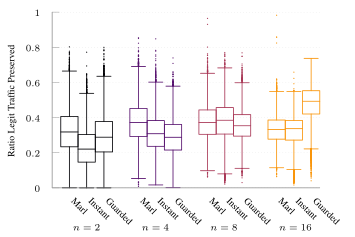

The gnuplot source for this figure:
set terminal tikz standalone color size 9cm,6cm font '\scriptsize' preamble '\usepackage{microtype} \usepackage{times} \usepackage[T1]{fontenc} \usepackage{siunitx}\sisetup{detect-all}' createstyle
set output "tnsm-tcp-box-separate.tex"

#load "parula.pal"
load "inferno.pal"

set style line 102 lc rgb '#a0a0a0' lt 1 lw 1
set style boxplot outliers pointtype 7
set style data boxplot
set border ls 102
set colorbox border 102
set key textcolor rgb "black"
set tics textcolor rgb "black"
set label textcolor rgb "black"

set border 3
set grid y
set xtics nomirror
set xtics rotate by -45
set ytics nomirror

set key autotitle columnhead
set datafile separator ","

#set xlabel "Iteration ($t \\cdot{} \\SI{50}{\\milli\\second}$)"
set ylabel "Ratio Legit Traffic Preserved"

set yrange [0.0:1.0]
set xrange [-1.0:14.5]
set xtics ("Marl" 0.0, \
	"Marl++" 1.0, \
	"SPF" 2.0, \
	"Marl" 4.0, \
	"Marl++" 5.0, \
	"SPF" 6.0, \
	"Marl" 8.0, \
	"Marl++" 9.0, \
	"SPF" 10.0, \
	"Marl" 12.0, \
	"Marl++" 13.0, \
	"SPF " 14.0, \
	) scale 0.0
#set key inside bottom right
set boxwidth 1
unset key
set pointsize 0.1

set label "$n=2$" at graph 0.06,-0.22
set label "$n=4$" at graph 0.317,-0.22
set label "$n=8$" at graph 0.573,-0.22
set label "$n=16$" at graph 0.83,-0.22

plot '../results/tnsm-tree-2-tcp-m-separate.avg.csv' u (0.0):3:(1.0) ls 1 ps .1, \
     '../results/tnsm-tree-2-tcp-mpp-separate.avg.csv' u (1.0):3:(1.0) ls 1 ps .1, \
     '../results/tnsm-tree-2-tcp-spf-separate.avg.csv' u (2.0):3:(1.0) ls 1 ps .1, \
     '../results/tnsm-tree-4-tcp-m-separate.avg.csv' u (4.0):3:(1.0) ls 3 ps .1, \
     '../results/tnsm-tree-4-tcp-mpp-separate.avg.csv' u (5.0):3:(1.0) ls 3 ps .1, \
     '../results/tnsm-tree-4-tcp-spf-separate.avg.csv' u (6.0):3:(1.0) ls 3 ps .1, \
     '../results/tnsm-tree-8-tcp-m-separate.avg.csv' u (8.0):3:(1.0) ls 5 ps .1, \
     '../results/tnsm-tree-8-tcp-mpp-separate.avg.csv' u (9.0):3:(1.0) ls 5 ps .1, \
     '../results/tnsm-tree-8-tcp-spf-separate.avg.csv' u (10.0):3:(1.0) ls 5 ps .1, \
     '../results/tnsm-tree-16-tcp-m-separate.avg.csv' u (12.0):3:(1.0) ls 7 ps .1, \
     '../results/tnsm-tree-16-tcp-mpp-separate.avg.csv' u (13.0):3:(1.0) ls 7 ps .1, \
     '../results/tnsm-tree-16-tcp-spf-separate.avg.csv' u (14.0):3:(1.0) ls 7 ps .1, \

set out
